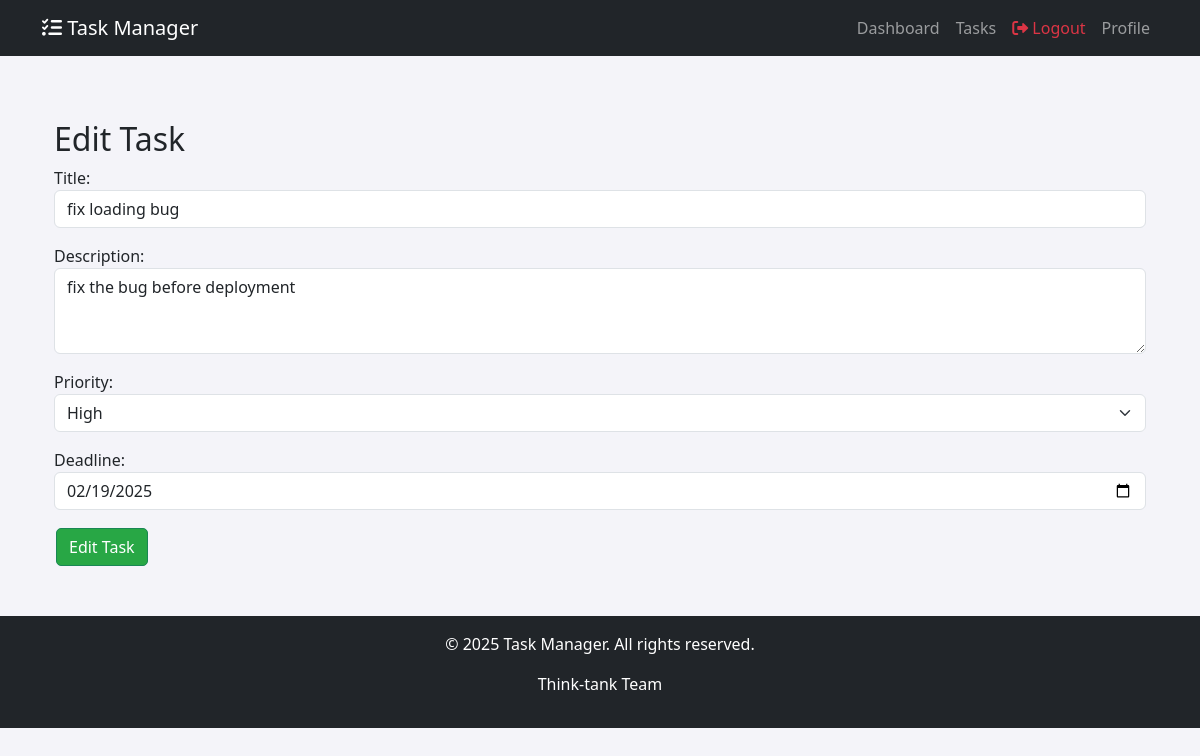
The app's page /tasks/edit/3/ (signed in) with its own data.
### tasks/models.py (models this page shows, shortened)
class Task(models.Model):
    PRIORITY_CHOICES = [
        ('low', 'Low'),
        ('medium', 'Medium'),
        ('high', 'High'),
    ]
    user = models.ForeignKey(User, on_delete=models.CASCADE)  # Assign tasks to users
    title = models.CharField(max_length=200)
    description = models.TextField(blank=True, null=True)
    priority = models.CharField(max_length=10, choices=PRIORITY_CHOICES, default='medium')
    deadline = models.DateField()
    completed = models.BooleanField(default=False)
    created_at = models.DateTimeField(auto_now_add=True)

### tasks/views.py (the view)
# urls.py: path('tasks/edit/<int:task_id>/', edit_task, name="edit_task"),
@login_required
def edit_task(request, task_id):
    task = get_object_or_404(Task, id=task_id, user=request.user)
    if request.method == "POST":
        form = TaskForm(request.POST, instance=task)
        if form.is_valid():
            form.save()
            return redirect("task_list")
    else:
        form = TaskForm(instance=task)
    return render(request, "tasks/task_form.html", {"form": form, "action": "Edit Task"})

### tasks/forms.py
class TaskForm(forms.ModelForm):
    deadline = forms.DateField(
        widget=forms.DateInput(attrs={"type": "date", "class": "form-control"}),
        label="Deadline"
    )
    class Meta:
        model = Task
        fields = ["title", "description", "priority", "deadline"]
        widgets = {
            "title": forms.TextInput(attrs={"class": "form-control", "placeholder": "Enter task title"}),
            "description": forms.Textarea(attrs={"class": "form-control", "placeholder": "Task details", "rows": 3}),
            "priority": forms.Select(attrs={"class": "form-select"}),
        }

### tasks/templates/tasks/task_form.html (shortened to what this page needs)
{% extends "base.html" %}
{% block content %}
<div class="container mt-5">
    <h2>{{ action }}</h2>
    <form method="POST">
        {{ form.as_p }}
        <button type="submit" class="btn btn-success">{{ action }}</button>
    </form>
</div>
{% endblock %}

### tasks/static/css/styles.css (style rules this page uses)
body { background-color: #f4f4f9; }
.btn { margin: 2px; border-radius: 5px; }
.btn-success { background-color: #28a745; }

### records on screen
Task: title "fix loading bug", description "fix the bug before deployment", priority "High", deadline "02/19/2025"

### other values on screen
{{ action }} "Edit Task"
